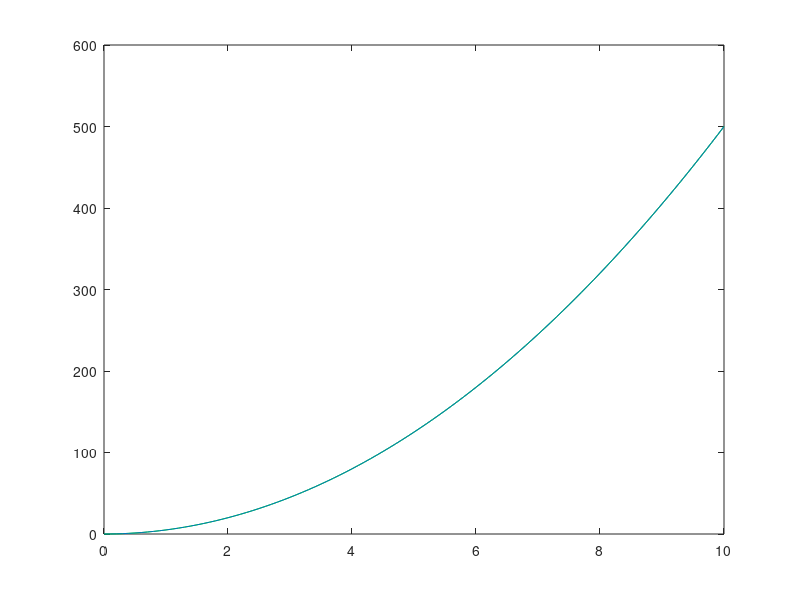

This chart was generated by the following MATLAB code:
V = 0;
a = 10;
s = 0;
dt = 0.1;
tend = 10;
t = 0:dt:tend;
s_real = 0.5*a*t.^2;
for tc = 1:length(t)-1
    V(tc+1) = V(tc) + a*dt;
    s(tc+1) = s(tc) + V(tc)*dt + 0.5*a*dt^2;
end

plot(t, s, 'green');
hold on;
plot(t, s_real);
s_real(end)-s(end)